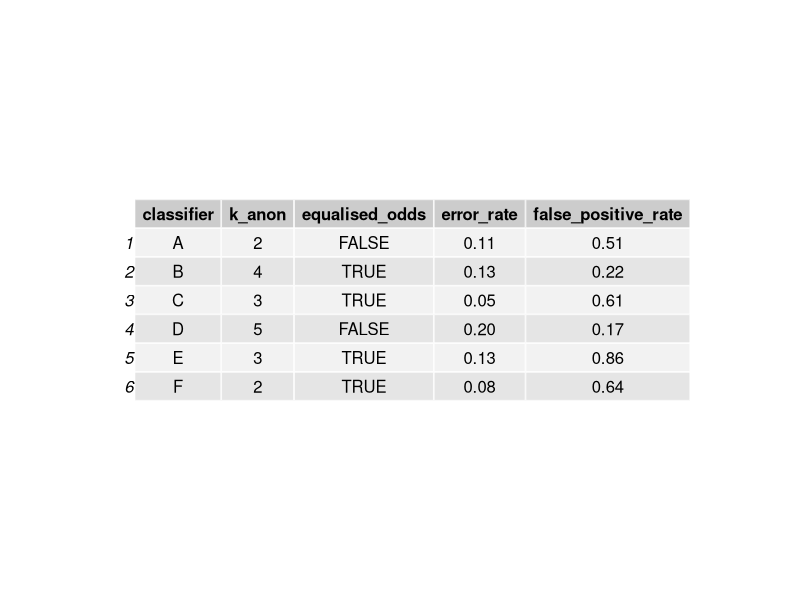
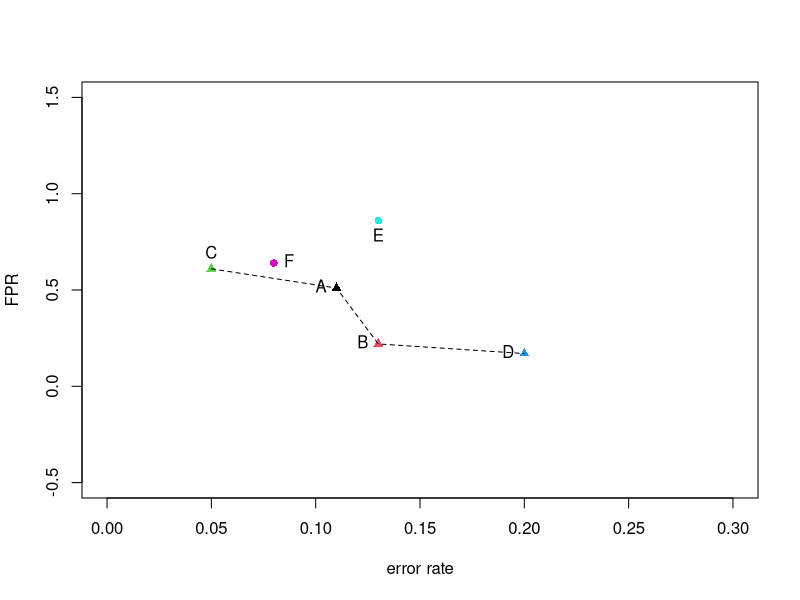
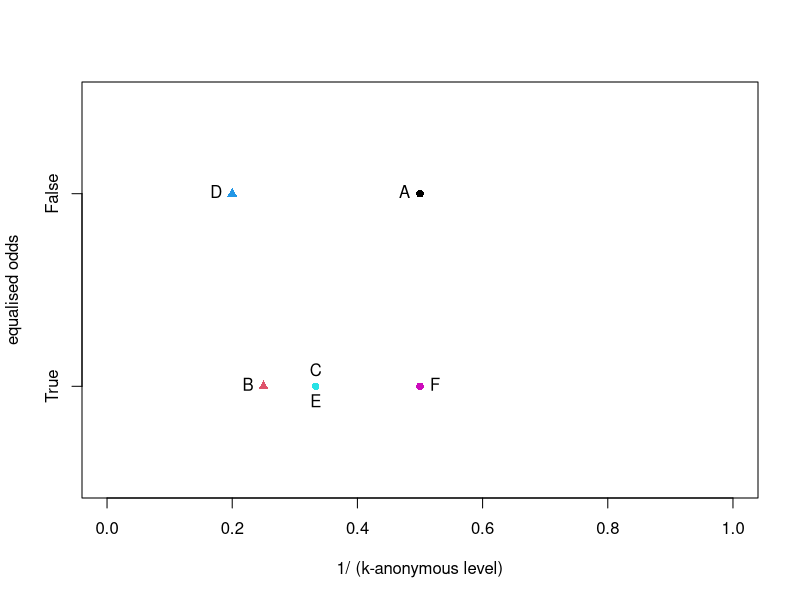
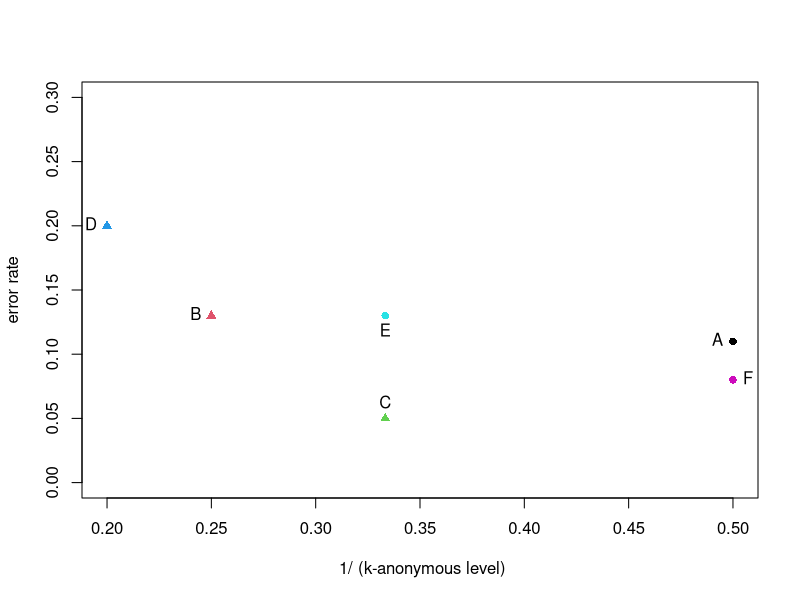
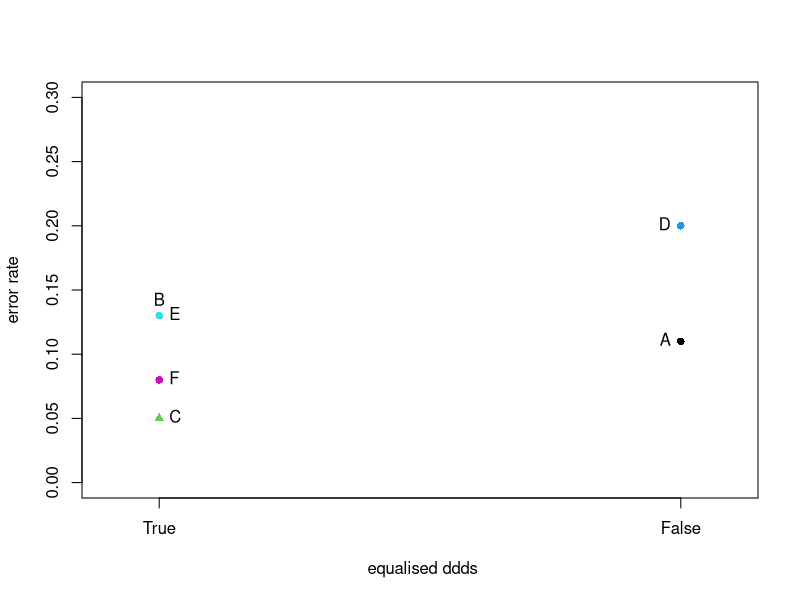

Write the R code that produced these figures, in order.
## ---- chunk 1

## ---- chunk 2
library(gridExtra)
set.seed(1234)
example_df <- dplyr::tibble(
classifier = LETTERS[1:6],
k_anon = c(2,4,3,5,3,2), 
equalised_odds = c(F,T,T,F,T,T),
error_rate = c(0.11, 0.13, 0.05, 0.20, 0.13, 0.08),
false_positive_rate = round(runif(6) + c(0.4,-0.4,0,-0.45,0,0), 2)
)

grid.table(example_df)
## ---- chunk 3
plot( 
  x = example_df$error_rate,
  y = example_df$false_positive_rate, 
  col = 1:6, 
  pch = 16 + c(1,1,1,1,0,0),
  xlim = c(0,0.3), 
  ylim = c(-0.5,1.5), 
  xlab = "error rate",
  ylab = "FPR",
  #yaxt = "n"
)
#axis(side = 2, at = c(0,1), labels = c("True", "False"), tick = TRUE)
text(
  x = example_df$error_rate,
  y = example_df$false_positive_rate,
  labels = example_df$classifier,
  pos = c(2,2,3,2,1,4)
)

lines(x =  example_df$error_rate[c(3,1,2,4)], y = example_df$false_positive_rate[c(3,1,2,4)], lty = 2)
## ---- chunk 4
# Plot 1 ----
plot( 
  x = 1 / example_df$k_anon,
  y = 1 - example_df$equalised_odds, 
  col = 1:6, 
  pch = 16 + c(0,1,0,1,0,0),
  xlim = c(0,1), 
  ylim = c(-0.5,1.5), 
  xlab = "1/ (k-anonymous level)",
  ylab = "equalised odds",
  yaxt = "n"
)
axis(side = 2, at = c(0,1), labels = c("True", "False"), tick = TRUE)
text(
  x = 1 / example_df$k_anon,
  y = 1 - example_df$equalised_odds,
  labels = example_df$classifier,
  pos = c(2,2,3,2,1,4)
)
## ---- chunk 5
# Plot 3 ----
plot( 
  x = 1 / example_df$k_anon,
  y = example_df$error_rate, 
  col = 1:6, 
  pch = 16 + c(0,1,1,1,0,0),
  #xlim = c(1,5), 
  ylim = c(0,0.3), 
  xlab = " 1/ (k-anonymous level)",
  ylab = "error rate",
  #yaxt = "n"
)
text(
  x = 1 / example_df$k_anon,
  y = example_df$error_rate,
  labels = example_df$classifier,
  pos = c(2,2,3,2,1,4))
## ---- chunk 6
# Plot 4 ----
plot( 
  x = 1 - example_df$equalised_odds,
  y = example_df$error_rate, 
  col = 1:6, 
  pch = 16 + c(0,0,1,0,0,0),
  xlim = c(-0.1,1.1), 
  ylim = c(0,0.3), 
  xlab = " equalised ddds",
  ylab = "error rate",
  xaxt = "n"
)

axis(side = 1, at = c(0,1), labels = c("True", "False"), tick = TRUE)

text(
  x = 1 - example_df$equalised_odds,
  y = example_df$error_rate,
  labels = example_df$classifier,
  pos = c(2,3,4,2,4,4))
